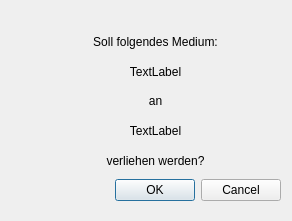
<?xml version="1.0" encoding="UTF-8"?>
<ui version="4.0">
 <class>acceptLending</class>
 <widget class="QDialog" name="acceptLending">
  <property name="geometry">
   <rect>
    <x>0</x>
    <y>0</y>
    <width>292</width>
    <height>221</height>
   </rect>
  </property>
  <property name="windowTitle">
   <string>Dialog</string>
  </property>
  <widget class="QWidget" name="">
   <property name="geometry">
    <rect>
     <x>30</x>
     <y>30</y>
     <width>251</width>
     <height>171</height>
    </rect>
   </property>
   <layout class="QVBoxLayout" name="verticalLayout_2">
    <item>
     <layout class="QVBoxLayout" name="verticalLayout">
      <item>
       <widget class="QLabel" name="label">
        <property name="text">
         <string>&lt;html&gt;&lt;head/&gt;&lt;body&gt;&lt;p align=&quot;center&quot;&gt;Soll folgendes Medium:&lt;/p&gt;&lt;/body&gt;&lt;/html&gt;</string>
        </property>
       </widget>
      </item>
      <item>
       <widget class="QLabel" name="mediumLabel">
        <property name="text">
         <string>&lt;html&gt;&lt;head/&gt;&lt;body&gt;&lt;p align=&quot;center&quot;&gt;TextLabel&lt;/p&gt;&lt;/body&gt;&lt;/html&gt;</string>
        </property>
       </widget>
      </item>
      <item>
       <widget class="QLabel" name="label_2">
        <property name="text">
         <string>&lt;html&gt;&lt;head/&gt;&lt;body&gt;&lt;p align=&quot;center&quot;&gt;an&lt;/p&gt;&lt;/body&gt;&lt;/html&gt;</string>
        </property>
       </widget>
      </item>
      <item>
       <widget class="QLabel" name="userLabel">
        <property name="text">
         <string>&lt;html&gt;&lt;head/&gt;&lt;body&gt;&lt;p align=&quot;center&quot;&gt;TextLabel&lt;/p&gt;&lt;/body&gt;&lt;/html&gt;</string>
        </property>
       </widget>
      </item>
      <item>
       <widget class="QLabel" name="label_3">
        <property name="text">
         <string>&lt;html&gt;&lt;head/&gt;&lt;body&gt;&lt;p align=&quot;center&quot;&gt;verliehen werden?&lt;/p&gt;&lt;/body&gt;&lt;/html&gt;</string>
        </property>
       </widget>
      </item>
     </layout>
    </item>
    <item>
     <widget class="QDialogButtonBox" name="buttonBox">
      <property name="orientation">
       <enum>Qt::Horizontal</enum>
      </property>
      <property name="standardButtons">
       <set>QDialogButtonBox::Cancel|QDialogButtonBox::Ok</set>
      </property>
     </widget>
    </item>
   </layout>
  </widget>
 </widget>
 <resources/>
 <connections>
  <connection>
   <sender>buttonBox</sender>
   <signal>accepted()</signal>
   <receiver>acceptLending</receiver>
   <slot>accept()</slot>
   <hints>
    <hint type="sourcelabel">
     <x>248</x>
     <y>254</y>
    </hint>
    <hint type="destinationlabel">
     <x>157</x>
     <y>274</y>
    </hint>
   </hints>
  </connection>
  <connection>
   <sender>buttonBox</sender>
   <signal>rejected()</signal>
   <receiver>acceptLending</receiver>
   <slot>reject()</slot>
   <hints>
    <hint type="sourcelabel">
     <x>316</x>
     <y>260</y>
    </hint>
    <hint type="destinationlabel">
     <x>286</x>
     <y>274</y>
    </hint>
   </hints>
  </connection>
 </connections>
</ui>
